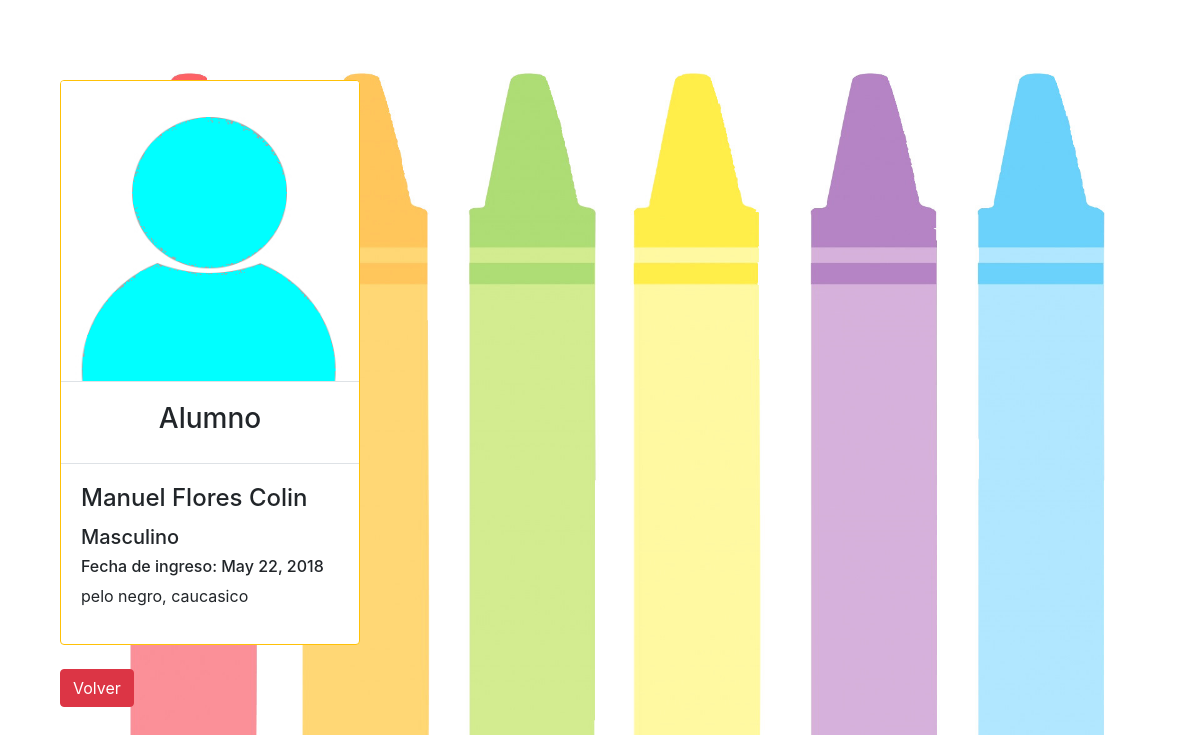
Screenshot of /detalles/3sGhL5iV4NQKGoxZ90MR1D4o with the database file from the repository.
### alumnos/models.py (models this page shows, shortened)
class alumnos(models.Model):
    alu_nombre = models.CharField(max_length = 400)
    alu_genero = models.CharField(max_length = 10,default="Masculino")
    alu_tutores = models.ManyToManyField(Tutor)
    alu_vigente = models.BooleanField(default = True)
    alu_fechaIngreso = models.DateField(auto_now_add = True, null=True)
    alu_observaciones = models.CharField(max_length = 2000, null=True)
    alu_foto = models.ImageField(upload_to='media/fotosAlu', null=True, default='media/default/default.jpeg')
    slug = models.SlugField(max_length=24, default=''.join(random.SystemRandom().choice(string.ascii_uppercase + string.digits) for _ in range(24)))

### alumnos/views.py (the view)
# urls.py: path('detalles/<slug:slug>', Detail_Alumno.as_view()),
class Detail_Alumno(DetailView):
    template_name="alumnos/detalleAlumno.html"
    model = alumnos

### templates/alumnos/detalleAlumno.html (shortened to what this page needs)
{% extends "base.html" %}
{% block content %}
<div class="container">
<div class="mt-4 mb-4 card border rounded border-warning" style="max-width:300px">
<img src="{{ object.alu_foto.url }}" class="card-img-top border-bottom"/>
    <div class="card-body border-bottom">
<h3 class="form-label text-center">Alumno</h3>
    </div>
    <div class="card-body">
        <div class="form-inline form-group">
            <h4 class="card-title">{{object.alu_nombre}}</h4>
            <h5 class="w-100"> {{object.alu_genero}}</h5>
            <h6>Fecha de ingreso: {{object.alu_fechaIngreso}}</h6>
            <p class="card-text">{{object.alu_observaciones}}</p>
        </div>
    </div>
</div>
<button class="btn btn-danger" onclick="window.location.href = '/alumnos/detalles'">Volver</button>
</div>
{% endblock %}

### alumnos/static/css/offcanvas.css (style rules this page uses)
html, body { overflow-x: hidden; }
body { padding-top: 56px; }
.border-bottom { border-bottom: 1px solid #e5e5e5; }

### rows the page displays
alumnos: alu_foto (picture), alu_nombre "Manuel Flores Colin", alu_genero "Masculino", alu_fechaIngreso "May 22, 2018", alu_observaciones "pelo negro, caucasico"
